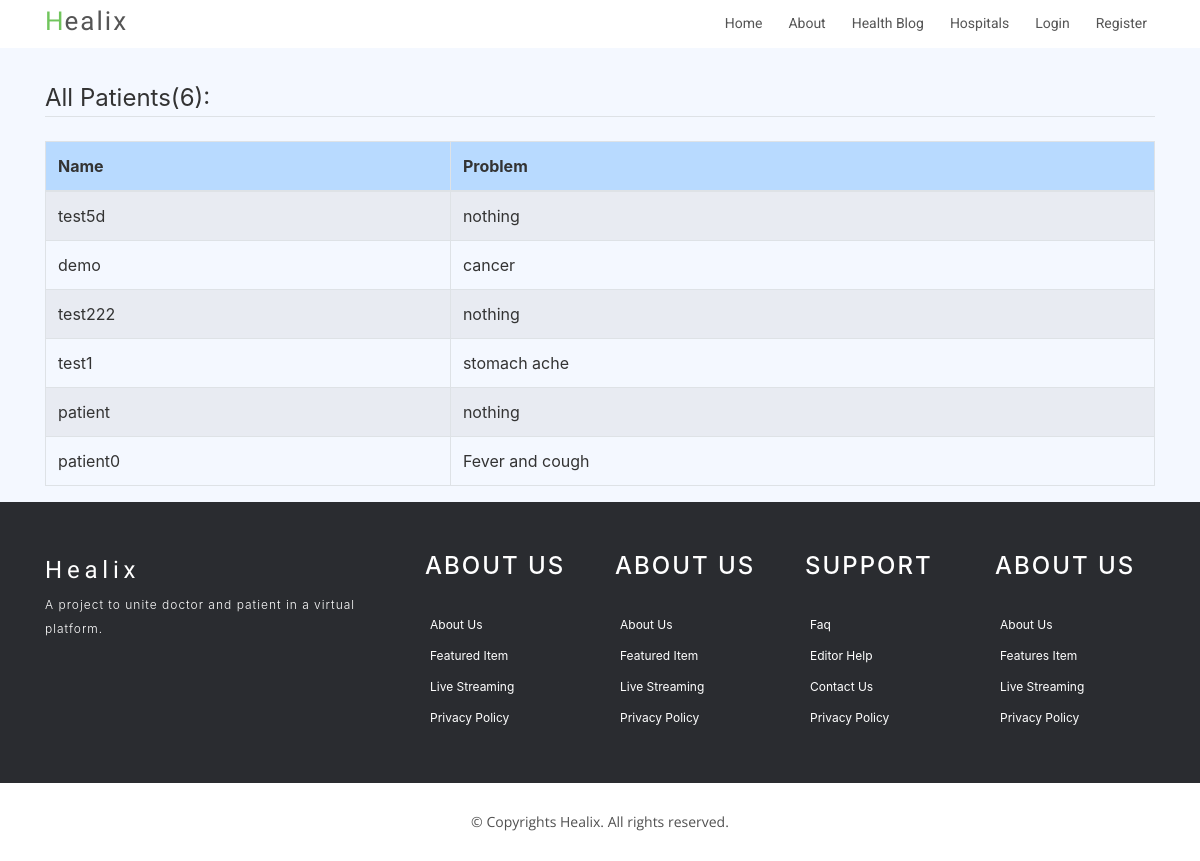
The app's page /patients/ with its own data.
### users/models.py (models this page shows, shortened)
class Patient(models.Model):
    user = models.OneToOneField(User, on_delete=models.CASCADE)
    image = models.ImageField(default='profile_pics/default.jpg', upload_to='profile_pics')
    date_registered = models.DateTimeField(default=timezone.now)
    health_problem = models.TextField(max_length = 200, default = 'nothing')
    height = models.FloatField(null = True)
    weight = models.FloatField(null = True)

class User(AbstractUser):
    is_patient = models.BooleanField('patient status', default=False)
    is_doctor = models.BooleanField('doctor status', default=False)

### users/views.py (the view)
# urls.py: path('patients/', PatientListView.as_view(), name = 'patients'),
class PatientListView(ListView):
    model = Patient
    context_object_name = 'patients'

### users/templates/users/patient_list.html
{% extends "home/base.html" %}
{% load crispy_forms_tags %}
{% block content %}
  <legend class="border-bottom mb-4">All Patients({{patients.count }}): </legend>
  <table class="table table-hover table-bordered table-striped">
    <thead>
      <tr class="table-primary">
        <th>Name</th>
        <th>Problem</th>
      </tr>
    </thead>
    <tbody>
      {% for patient in patients %}
      <tr>
        <td>{{patient.user.username}}</td>
        <td>{{patient.health_problem}}</td>
      </tr>
      {% endfor %}
    </tbody>
  </table>
{% endblock content %}

### home/static/home/main.css (style rules this page uses)
body { background-color:#f4f8ff; color: #333; margin-top: 5rem; }

### records on screen
Patient: user.username "test5d", health_problem "nothing"
Patient: user.username "demo", health_problem "cancer"
Patient: user.username "test222", health_problem "nothing"
Patient: user.username "test1", health_problem "stomach ache"
Patient: user.username "patient", health_problem "nothing"
Patient: user.username "patient0", health_problem "Fever and cough"

### other values on screen
{{ patients.count }} "6"
